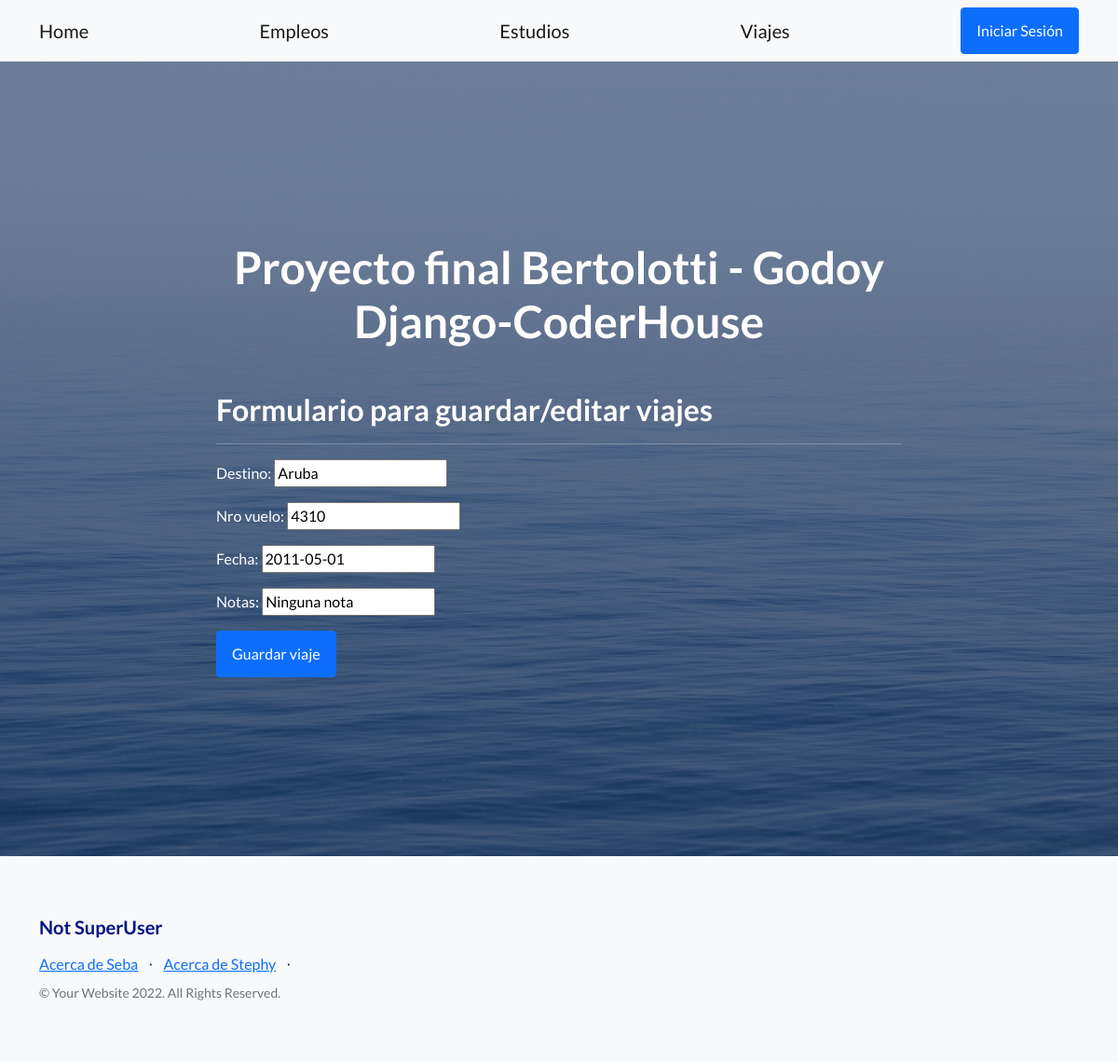
The page /viaje/viaje/1/update on the database its author committed.
### viaje/models.py (models this page shows, shortened)
class Viaje(models.Model):
    destino = models.CharField(max_length=40)
    nro_vuelo = models.IntegerField()
    fecha = models.DateField()
    notas = models.CharField(max_length=200)

### viaje/views.py (the view)
# urls.py: path('viaje/<int:pk>/update', views.ViajeUpdateView.as_view(), name='viaje-update'),
class ViajeUpdateView(UpdateView):
    model = Viaje
    success_url = reverse_lazy('viaje:viaje-list')
    fields = ['destino', 'nro_vuelo', 'fecha', 'notas']

### viaje/templates/viaje/viaje_form.html (shortened to what this page needs)
{% extends "home/index.html" %}
{% load static %}
{% block FinalProject_content %}
<h2>Formulario para guardar/editar viajes</h2>
<hr></hr>
<form action="" method="POST">
    {{ form.as_p }}
    <input type="submit" class="btn btn-primary" value="Guardar viaje" />
</form>
{% endblock %}

### rows shown on the page
Viaje: destino "Aruba", nro_vuelo "4310", fecha "2011-05-01", notas "Ninguna nota"
